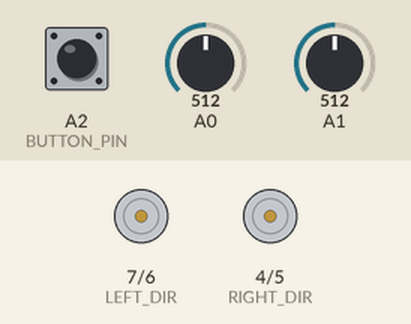
The sketch below on a simulated Arduino Uno, built with avr-gcc and run on an emulated ATmega328P. Shown: direction and speed pins drawn as motors (green arrow = direction pin HIGH = forward, orange = LOW = backward, longer = more drive). Inputs (shaded band) come from the test bench; at power-on: A2 (BUTTON_PIN) HIGH, A0 = 512, A1 = 512.

Above: at 1.2 s.
1.3 s: A2 (BUTTON_PIN) pulled LOW for 1 s
At 2.4 s:
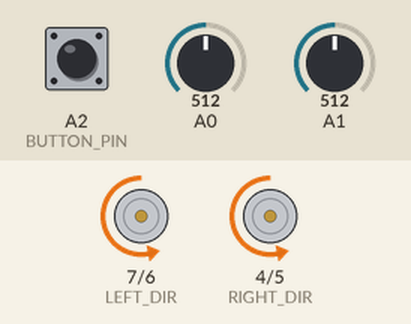
3.8 s: A0 set to 483
At 4.8 s:
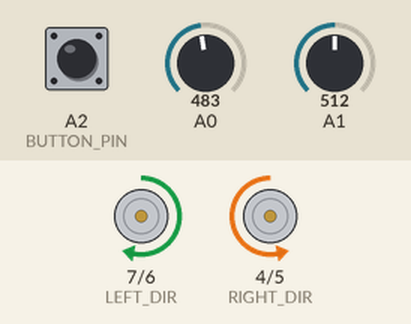
5.3 s: A1 set to 483
At 5.5 s:
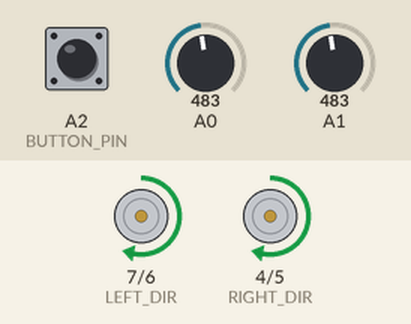
8.3 s: A2 (BUTTON_PIN) pulled LOW for 0.15 s
At 9.4 s:
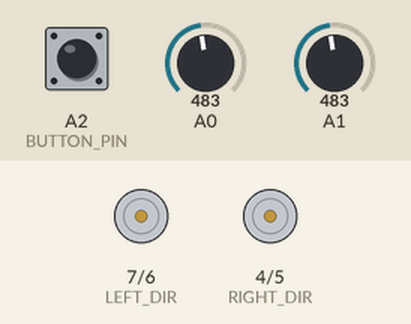
9.9 s: A2 (BUTTON_PIN) pulled LOW for 3.2 s
At 10.2 s:
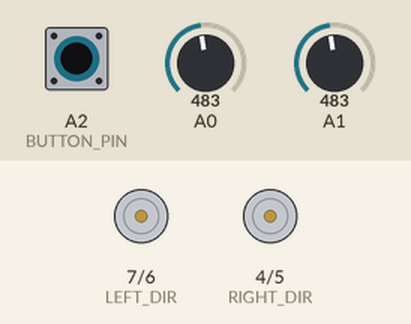
Timing chart, 0 to 14.4 s (numbered marks = the images above; inputs shaded):
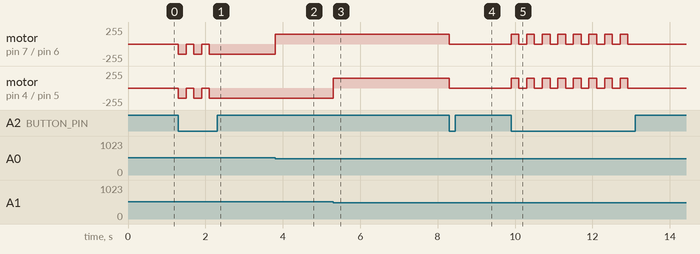

Measured:
- the behaviour switches between 501 and 500 on A0 (found by bisection; images 1 and 2)
- the behaviour switches between 501 and 500 on A1 (found by bisection; images 2 and 3)
- after the input at 1.3 s, motor on pin 7 (LEFT_DIR) / pin 6 (LEFT_SPEED), motor on pin 4 (RIGHT_DIR) / pin 5 (RIGHT_SPEED): alternates backward 150/255 for 0.20 s and stopped for 0.20 s, 5 changes in all, then stays backward 150/255, starting at once
- after the input at 3.8 s, motor on pin 7 (LEFT_DIR) / pin 6 (LEFT_SPEED): backward 150/255 → forward 150/255 at once
- after the input at 5.3 s, motor on pin 4 (RIGHT_DIR) / pin 5 (RIGHT_SPEED): backward 150/255 → forward 150/255 at once
- after the input at 8.3 s, motor on pin 7 (LEFT_DIR) / pin 6 (LEFT_SPEED), motor on pin 4 (RIGHT_DIR) / pin 5 (RIGHT_SPEED): forward 150/255 → stopped at once
- after the input at 9.9 s, motor on pin 7 (LEFT_DIR) / pin 6 (LEFT_SPEED), motor on pin 4 (RIGHT_DIR) / pin 5 (RIGHT_SPEED): alternates forward 150/255 for 0.20 s and stopped for 0.20 s, 16 changes in all, then stays stopped, starting at once

The sketch:

task_car.ino
```cpp
#define RIGHT_SPEED 5
#define LEFT_SPEED 6
#define RIGHT_DIR 4
#define LEFT_DIR 7
#define SENSOR_RIGHT A0
#define SENSOR_LEFT A1
#define BUTTON_PIN A2

const int SENSOR_THRESHOLD = 500;
const int BASE_SPEED = 150;
const int BACK_TIME = 200;

bool isActive = false;
bool isSearching = false;
unsigned long lostTime = 0;

void setup()
{
    pinMode(RIGHT_DIR, OUTPUT);
    pinMode(LEFT_DIR, OUTPUT);
    pinMode(BUTTON_PIN, INPUT_PULLUP);
}

void loop()
{
    handleButton();

    if(isActive) {
        if(isSearching) {
            handleSearch();
        } else {
            followLine();
        }
    } else {
        stopMotors();
    }
}

void followLine()
{
    bool right = digitalReadSensor(SENSOR_RIGHT);
    bool left = digitalReadSensor(SENSOR_LEFT);

    if(right && left) {
        moveForward(BASE_SPEED);
    }
    else if(right) {
        turnRight(BASE_SPEED);
    }
    else if(left) {
        turnLeft(BASE_SPEED);
    }
    else {
        startSearch();
    }
}


void startSearch()
{
    isSearching = true;
    lostTime = millis();
    moveBackward(BASE_SPEED);
}


void handleSearch()
{
    if(millis() - lostTime > BACK_TIME) {
        isSearching = false;
        moveForward(BASE_SPEED);
    }

    if(digitalReadSensor(SENSOR_RIGHT) || digitalReadSensor(SENSOR_LEFT)) {
        isSearching = false;
    }
}


void moveBackward(int speed)
{
    digitalWrite(RIGHT_DIR, HIGH);
    digitalWrite(LEFT_DIR, HIGH);
    analogWrite(RIGHT_SPEED, speed);
    analogWrite(LEFT_SPEED, speed);
}


void handleButton()
{
    static unsigned long lastPress = 0;
    if(millis() - lastPress > 200 && digitalRead(BUTTON_PIN) == LOW) {
        isActive = !isActive;
        lastPress = millis();
    }
}

bool digitalReadSensor(int pin)
{
    return analogRead(pin) > SENSOR_THRESHOLD ? 1 : 0;
}

void moveForward(int speed)
{
    digitalWrite(RIGHT_DIR, LOW);
    digitalWrite(LEFT_DIR, LOW);
    analogWrite(RIGHT_SPEED, speed);
    analogWrite(LEFT_SPEED, speed);
}

void turnRight(int speed)
{
    digitalWrite(RIGHT_DIR, HIGH);
    digitalWrite(LEFT_DIR, LOW);
    analogWrite(RIGHT_SPEED, speed);
    analogWrite(LEFT_SPEED, speed);
}

void turnLeft(int speed)
{
    digitalWrite(RIGHT_DIR, LOW);
    digitalWrite(LEFT_DIR, HIGH);
    analogWrite(RIGHT_SPEED, speed);
    analogWrite(LEFT_SPEED, speed);
}

void stopMotors()
{
    analogWrite(RIGHT_SPEED, 0);
    analogWrite(LEFT_SPEED, 0);
}
```
